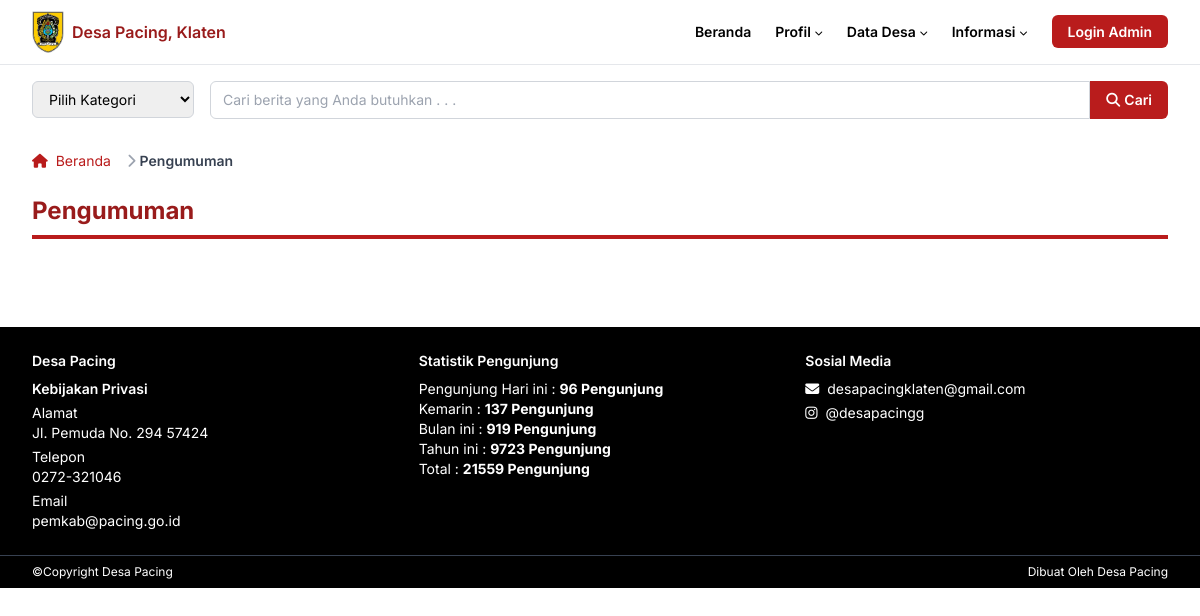
The page /pengumuman.php on the database as committed earlier.
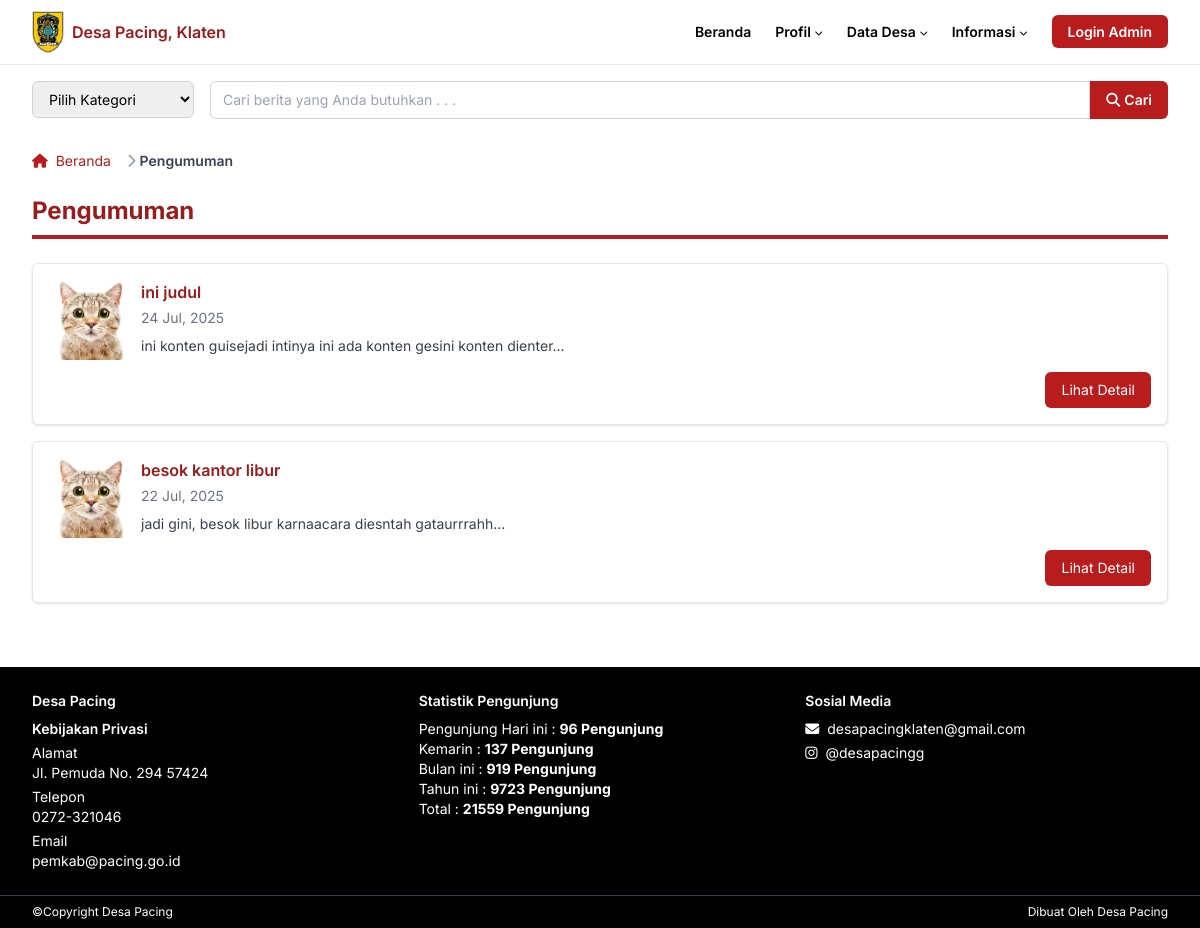
The same page on the database as committed later.
### tables this page shows
CREATE TABLE `pengumuman` (
  `id` int(11) NOT NULL,
  `judul` text NOT NULL,
  `tanggal` date NOT NULL,
  `konten` text NOT NULL,
  `gambar` varchar(255) DEFAULT NULL
);

### pengumuman.php (the view, shortened to what the changed rows need)
<?php
include 'php/db.php';
$pengumuman = mysqli_query($konek, "SELECT * FROM pengumuman ORDER BY tanggal DESC");
?>
<html class="scroll-smooth" lang="id">
  <head>
    <script src="https://cdn.tailwindcss.com"></script>
    <link
      href="https://cdnjs.cloudflare.com/ajax/libs/font-awesome/5.15.3/css/all.min.css"
      rel="stylesheet"
    />
  </head>
  <body class="bg-white text-black">
    <main class="max-w-[1280px] mx-auto px-4 sm:px-6 lg:px-8 mt-6">
      <section class="mt-6">
        <div class="space-y-4">
          <?php while ($d = mysqli_fetch_assoc($pengumuman)) { ?>
          <div class="flex items-start bg-white p-4 rounded-md shadow border border-gray-200">
            <?php if (!empty($d['gambar'])) { ?>
              <img src="assets/<?= $d['gambar'] ?>" alt="Gambar Pengumuman" class="w-20 h-20 object-cover rounded-md mr-3 flex-shrink-0">
            <?php } else { ?>
              <i class="fas fa-bullhorn text-red-800 text-xl mr-3 mt-1 flex-shrink-0"></i>
            <?php } ?>
            <div class="flex-1 flex flex-col">
              <div>
                <h4 class="font-semibold text-red-800 text-sm sm:text-base">
                  <?= htmlspecialchars($d['judul']) ?>
                </h4>
                <p class="text-gray-500 text-xs sm:text-sm mt-1">
                  <?= date('d M, Y', strtotime($d['tanggal'])) ?>
                </p>
                <p class="text-gray-700 text-sm line-clamp-2 mt-2">
                  <?= htmlspecialchars_decode(substr(strip_tags($d['konten']), 0, 150)) ?>...
                </p>
              </div>
              <div class="flex justify-end mt-4">
                <a href="detail_pengumuman.php?id=<?= $d['id'] ?>" class="px-4 py-2 bg-red-700 text-white rounded-md hover:bg-red-900 transition duration-300 text-xs sm:text-sm">
                  Lihat Detail
                </a>
              </div>
            </div>
          </div>
          <?php } ?>
        </div>
      </section>
      <br />
    </main>
  </body>
</html>

Rows that differ between the two databases and show on the page:
added pengumuman: gambar (picture), judul "ini judul", tanggal "24 Jul, 2025", konten "ini konten guisejadi intinya ini ada konten gesini konten dienter"
added pengumuman: gambar (picture), judul "besok kantor libur", tanggal "22 Jul, 2025", konten "jadi gini, besok libur karnaacara diesntah gataurrrahh"
